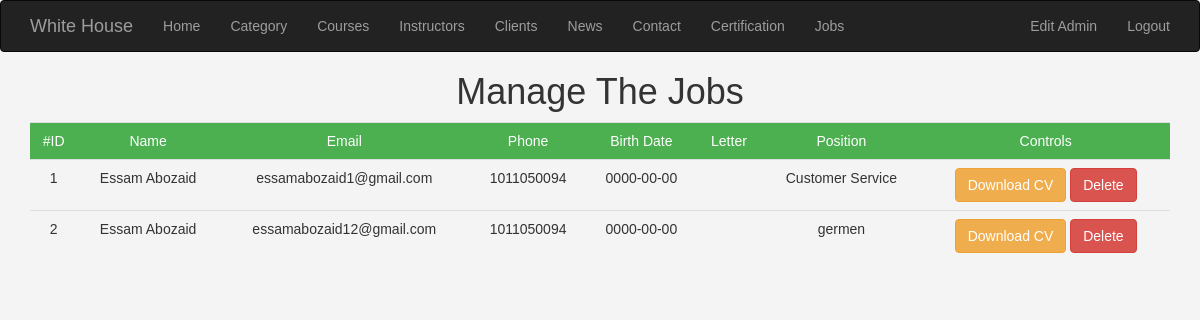
Page /WHA/admin/career.php (signed in) on the committed database.
### tables this page shows
CREATE TABLE IF NOT EXISTS `career` (
`ID` int(11) NOT NULL,
  `name` varchar(255) NOT NULL,
  `email` varchar(255) NOT NULL,
  `phone` varchar(255) NOT NULL,
  `birthDate` date NOT NULL,
  `letter` text NOT NULL,
  `CV` varchar(255) NOT NULL,
  `position` varchar(255) NOT NULL
);

### WHA/admin/career.php (the view, shortened to what this page needs)
<?php
	if(isset($_SESSION['Username'])){
		include 'init.php';
 		include $tpl . 'header.inc';
 		$flag ='';
 		if(isset($_GET['flag'])){
 			$flag=$_GET['flag'];
 		}else{
 			$flag='Manage';
 		}
 		if ($flag=='Manage'){
 			$stmt=$con->prepare("SELECT * FROM career");
 			$stmt->execute();
 			$rows=$stmt->fetchAll();
 			?>
 				<h1 class="text-center">Manage The Jobs</h1>
		 		<div class="container">
		 			<div class="table-responsive">
		 				<table class="main-table table table-border">
		 					<tr class="text-center">
		 						<td>#ID</td>
		 						<td>Name</td>
		 						<td>Email</td>
		 						<td>Phone</td>
		 						<td>Birth Date</td>
		 						<td>Letter</td>
		 						<td>Position</td>
		 						<td>Controls</td>
		 					</tr>
		 					<?php
		 						foreach ($rows as $row) {
		 							echo "<tr class='text-center'>";
		 								echo "<td>" . $row['ID'] . "</td>";
		 								echo "<td>" . $row['name'] . "</td>";
		 								echo "<td>" . $row['email'] . "</td>";
		 								echo "<td>" . $row['phone'] . "</td>";
		 								echo "<td>" . $row['birthDate'] . "</td>";
		 								echo "<td>" . $row['letter'] . "</td>";
		 								echo "<td>" . $row['position'] . "</td>";
		 								echo "<td>
		 										<a href='?flag=download&careerID=" . $row["ID"] ."' class='btn btn-warning'>Download CV</a>
		 										<a href='?flag=delete&careerID=" . $row["ID"] ."' class='btn btn-danger'>Delete</a>
		 									 </td>";
		 							echo "</tr>";
		 						}
		 					?>
		 				</table>
		 			</div>
		 		</div>
 			<?php
 		}else{
 			header('Location:career.php');
 			exit();
 		}
	}else{
		header('Location:index.php');
		exit();
	}
?>
   <?php include $tpl . 'down.inc' ?>

### WHA/admin/layout/css/custom.css (style rules this page uses)
body { font-family: Arial, Helvetica, sans-serif; background-color: #f4f4f4; }
.main-table tr:first-child td { background-color: #4CAF50; color: #fff; }

### rows in the picture
career: ID "1", name "Essam Abozaid", email "essamabozaid1@gmail.com", phone "1011050094", birthDate "0000-00-00", position "Customer Service"
career: ID "2", name "Essam Abozaid", email "essamabozaid12@gmail.com", phone "1011050094", birthDate "0000-00-00", position "germen"

### other values in the picture
lang('HOME') "Home"
lang('CATEGORY') "Category"
lang('PAGE1') "Courses"
lang('PAGE2') "Instructors"
lang('PAGE3') "Clients"
lang('PAGE4') "News"
lang('PAGE5') "Contact"
lang('PAGE7') "Certification"
lang('PAGE8') "Jobs"
lang('PAGE6') "Edit Admin"
lang('LOGOUT') "Logout"
